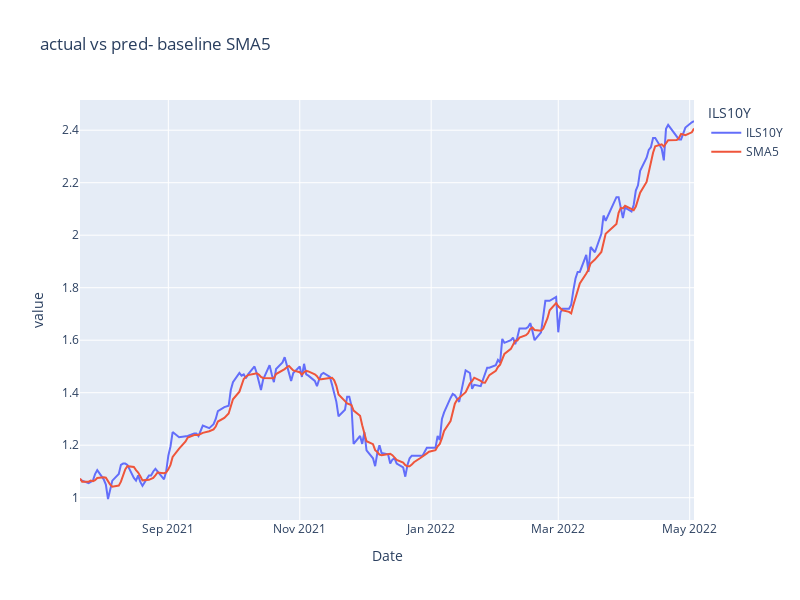

The code cell stored with this chart in its notebook:
### Code cell
size=test_size-n_steps
fig = px.line(ts.tail(size),x=ts.tail(size).index,y=[target,sma],
              labels={"x":"Date"},
              title=f'actual vs pred- baseline SMA{n_steps}')
fig.update_layout(legend_title=target, width=800,height=600)
fig.show()

### Figure 1 — Plotly figure (JSON) as saved in the notebook; plotly's stock layout.template omitted (floating-point values rounded to 4 significant figures; data arrays with more than 128 entries replaced by an {"elided": "..."} marker saying what was removed)
{"data": [{"hovertemplate": "variable=ILS10Y<br>Date=%{x}<br>value=%{y}<extra></extra>", "legendgroup": "ILS10Y", "line": {"color": "#636efa", "dash": "solid"}, "marker": {"symbol": "circle"}, "mode": "lines", "name": "ILS10Y", "orientation": "v", "showlegend": true, "type": "scatter", "x": {"elided": "195 str values"}, "xaxis": "x", "y": {"elided": "195 float values"}, "yaxis": "y"}, {"hovertemplate": "variable=SMA5<br>Date=%{x}<br>value=%{y}<extra></extra>", "legendgroup": "SMA5", "line": {"color": "#EF553B", "dash": "solid"}, "marker": {"symbol": "circle"}, "mode": "lines", "name": "SMA5", "orientation": "v", "showlegend": true, "type": "scatter", "x": {"elided": "195 str values"}, "xaxis": "x", "y": {"elided": "195 float values"}, "yaxis": "y"}], "layout": {"height": 600, "legend": {"title": {"text": "ILS10Y"}, "tracegroupgap": 0}, "title": {"text": "actual vs pred- baseline SMA5"}, "width": 800, "xaxis": {"anchor": "y", "autorange": true, "domain": [0, 1], "range": ["2021-07-22", "2022-05-03"], "title": {"text": "Date"}, "type": "date"}, "yaxis": {"anchor": "x", "autorange": true, "domain": [0, 1], "range": [0.915, 2.515], "title": {"text": "value"}, "type": "linear"}}}
